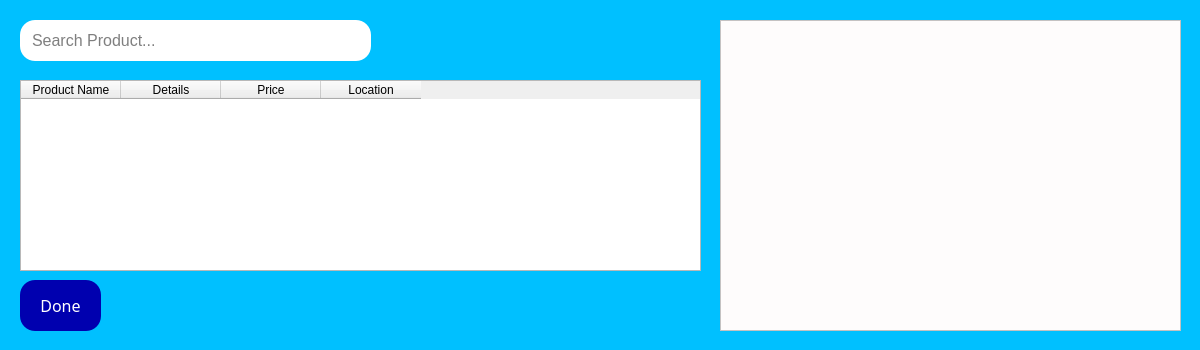
<?xml version="1.0" encoding="UTF-8"?>
<ui version="4.0">
 <class>MainWindow</class>
 <widget class="QMainWindow" name="MainWindow">
  <property name="geometry">
   <rect>
    <x>0</x>
    <y>0</y>
    <width>1200</width>
    <height>350</height>
   </rect>
  </property>
  <property name="windowTitle">
   <string>MainWindow</string>
  </property>
  <property name="styleSheet">
   <string notr="true">#centralwidget{
	background-color:#00C0FF;
}</string>
  </property>
  <widget class="QWidget" name="centralwidget">
   <widget class="QPushButton" name="backPushButton">
    <property name="geometry">
     <rect>
      <x>20</x>
      <y>280</y>
      <width>81</width>
      <height>51</height>
     </rect>
    </property>
    <property name="styleSheet">
     <string notr="true">#backPushButton{
	background-color:#0000AF;
	border-radius:15px;
	font-size:16px;
	font-family:Montserrat;
	color:#fff;
}</string>
    </property>
    <property name="text">
     <string>Done</string>
    </property>
   </widget>
   <widget class="QLineEdit" name="searchLineEdit">
    <property name="geometry">
     <rect>
      <x>20</x>
      <y>20</y>
      <width>351</width>
      <height>41</height>
     </rect>
    </property>
    <property name="styleSheet">
     <string notr="true">#searchLineEdit{
	border-radius:15px;
	padding:10px;
	font-size:16px;
}</string>
    </property>
    <property name="placeholderText">
     <string>Search Product...</string>
    </property>
   </widget>
   <widget class="QTableWidget" name="searchTable">
    <property name="geometry">
     <rect>
      <x>20</x>
      <y>80</y>
      <width>681</width>
      <height>191</height>
     </rect>
    </property>
    <column>
     <property name="text">
      <string>Product Name</string>
     </property>
    </column>
    <column>
     <property name="text">
      <string>Details</string>
     </property>
    </column>
    <column>
     <property name="text">
      <string>Price</string>
     </property>
    </column>
    <column>
     <property name="text">
      <string>Location</string>
     </property>
    </column>
   </widget>
   <widget class="QFrame" name="advertisementFrame">
    <property name="geometry">
     <rect>
      <x>720</x>
      <y>20</y>
      <width>461</width>
      <height>311</height>
     </rect>
    </property>
    <property name="styleSheet">
     <string notr="true">#advertisementFrame{
	background-color:#FEFCFC;
}</string>
    </property>
    <property name="frameShape">
     <enum>QFrame::StyledPanel</enum>
    </property>
    <property name="frameShadow">
     <enum>QFrame::Raised</enum>
    </property>
   </widget>
  </widget>
 </widget>
 <resources/>
 <connections/>
</ui>
